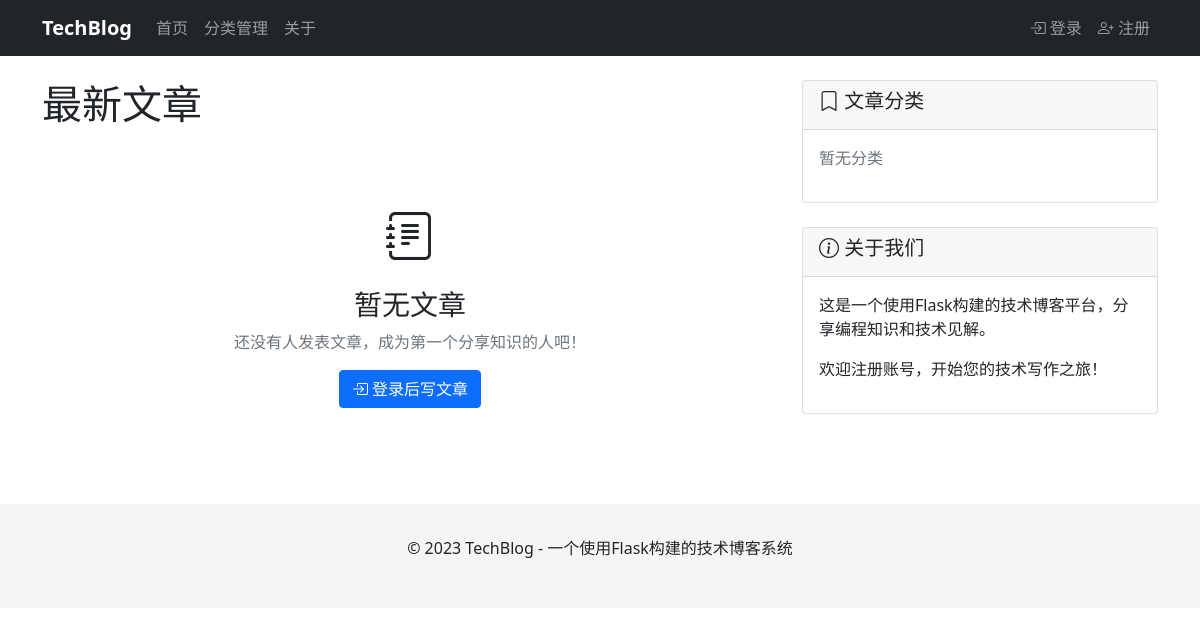
Before: / with the older database file.
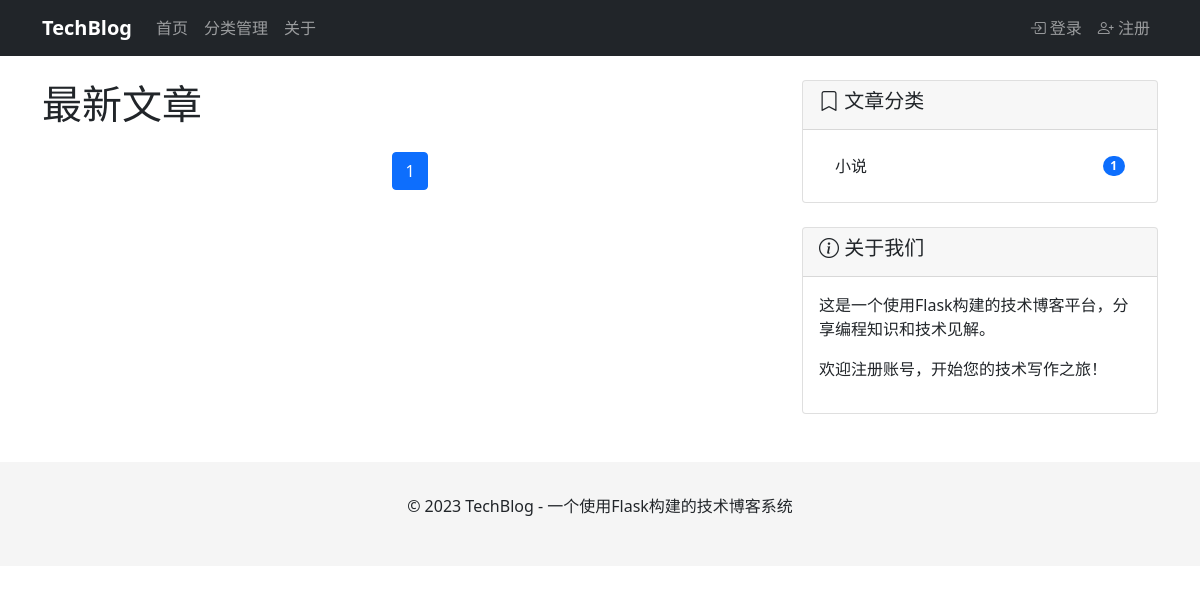
After: the same page with the newer database file.
### models.py (models this page shows)
class Category(db.Model):
    id=db.Column(db.Integer,primary_key=True)
    name=db.Column(db.String(200),unique=True,nullable=False)
    posts=db.relationship('Post',backref='category',lazy=True)

### routes.py (the view)
@bp.route('/')
def index():
    try:
        page = request.args.get('page', 1, type=int)
        posts = Post.query.order_by(Post.created_at.desc()).paginate(page=page, per_page=5)
        categories = Category.query.all()
        return render_template('index.html', posts=posts, categories=categories)
    except Exception as e:
        print(f"Error in index route: {str(e)}")  # 打印错误信息以便调试
        return render_template('index.html', posts=None, categories=[])

### templates/index.html (shortened to what this page needs)
{% extends "base.html" %}
{% block content %}
<div class="row">
    <div class="col-md-8">
        <h1 class="mb-4">最新文章</h1>
        {% if posts and posts.items %}
            <nav aria-label="Page navigation">
                <ul class="pagination justify-content-center">
                    {% for page_num in posts.iter_pages() %}
                        {% if page_num %}
                            <li class="page-item {% if page_num == posts.page %}active{% endif %}">
                                <a class="page-link" href="{{ url_for('index', page=page_num) }}">{{ page_num }}</a>
                            </li>
                        {% else %}
                            <li class="page-item disabled">
                                <span class="page-link">...</span>
                            </li>
                        {% endif %}
                    {% endfor %}
                </ul>
            </nav>
        {% else %}
            <div class="text-center py-5">
                <i class="bi bi-journal-text" style="font-size: 3rem;"></i>
                <h3 class="mt-3">暂无文章</h3>
                <p class="text-muted">还没有人发表文章，成为第一个分享知识的人吧！</p>
                {% if current_user.is_authenticated %}
                <a href="{{ url_for('main.create_post') }}" class="btn btn-primary">
                    <i class="bi bi-pencil"></i> 写第一篇文章
                </a>
                {% else %}
                <a href="{{ url_for('main.login') }}" class="btn btn-primary">
                    <i class="bi bi-box-arrow-in-right"></i> 登录后写文章
                </a>
                {% endif %}
            </div>
        {% endif %}
    </div>
    <div class="col-md-4">
        <div class="card">
            <div class="card-header">
                <h5><i class="bi bi-bookmark"></i> 文章分类</h5>
            </div>
            <div class="card-body">
                {% if categories %}
                    <ul class="list-group list-group-flush">
                        {% for category in categories %}
                        <li class="list-group-item d-flex justify-content-between align-items-center">
                            {{ category.name }}
                            <span class="badge bg-primary rounded-pill">{{ category.posts|length }}</span>
                        </li>
                        {% endfor %}
                    </ul>
                {% else %}
                    <p class="text-muted">暂无分类</p>
                {% endif %}
            </div>
        </div>
        <div class="card mt-4">
            <div class="card-header">
                <h5><i class="bi bi-info-circle"></i> 关于我们</h5>
            </div>
            <div class="card-body">
                <p>这是一个使用Flask构建的技术博客平台，分享编程知识和技术见解。</p>
                <p>欢迎注册账号，开始您的技术写作之旅！</p>
            </div>
        </div>
    </div>
</div>
{% endblock %}

### templates/base.html (shortened to what this page needs)
<!DOCTYPE html>
<html lang="zh-CN">
<head>
    <link href="https://cdn.jsdelivr.net/npm/bootstrap@5.1.3/dist/css/bootstrap.min.css" rel="stylesheet">
    <link rel="stylesheet" href="https://cdn.jsdelivr.net/npm/bootstrap-icons@1.8.1/font/bootstrap-icons.css">
</head>
<body>
    <nav class="navbar navbar-expand-lg navbar-dark bg-dark">
        <div class="container">
            <a class="navbar-brand" href="{{ url_for('main.index') }}">TechBlog</a>
            <div class="collapse navbar-collapse" id="navbarNav">
                <ul class="navbar-nav me-auto">
                    <li class="nav-item">
                        <a class="nav-link" href="{{ url_for('main.index') }}">首页</a>
                    </li>
                    <li class="nav-item">
                        <a class="nav-link" href="{{ url_for('main.manage_categories') }}">分类管理</a>
                    </li>
                    <li class="nav-item">
                        <a class="nav-link" href="#">关于</a>
                    </li>
                </ul>
                <ul class="navbar-nav">
                    {% if current_user.is_authenticated %}
                    <li class="nav-item">
                        <a class="nav-link" href="{{ url_for('main.create_post') }}">
                            <i class="bi bi-pencil-fill"></i> 写文章
                        </a>
                    </li>
                    <li class="nav-item">
                        <a class="nav-link" href="{{ url_for('main.profile') }}">
                            <i class="bi bi-person-circle"></i> {{ current_user.username }}
                        </a>
                    </li>
                    <li class="nav-item">
                        <a class="nav-link" href="{{ url_for('main.logout') }}">
                            <i class="bi bi-box-arrow-right"></i> 退出
                        </a>
                    </li>
                    {% else %}
                    <li class="nav-item">
                        <a class="nav-link" href="{{ url_for('main.login') }}">
                            <i class="bi bi-box-arrow-in-right"></i> 登录
                        </a>
                    </li>
                    <li class="nav-item">
                        <a class="nav-link" href="{{ url_for('main.register') }}">
                            <i class="bi bi-person-plus"></i> 注册
                        </a>
                    </li>
                    {% endif %}
                </ul>
            </div>
        </div>
    </nav>
    <div class="container mt-4">
        {% block content %}{% endblock %}
    </div>
    <footer class="footer mt-5">
        <div class="container text-center">
            <p>&copy; 2023 TechBlog - 一个使用Flask构建的技术博客系统</p>
        </div>
    </footer>
</body>
</html>

### templates/base.html (style rules this page uses)
.navbar-brand { font-weight: bold; }
.footer { background-color: #f5f5f5; padding: 2rem 0; margin-top: 4rem; }

Changed rows visible on the page:
added Category: name "小说", posts|length "1"
Other visible differences:
new list line: "1"
text no longer shown: "暂无文章 还没有人发表文章，成为第一个分享知识的人吧！ 登录后写文章 暂无分类"
